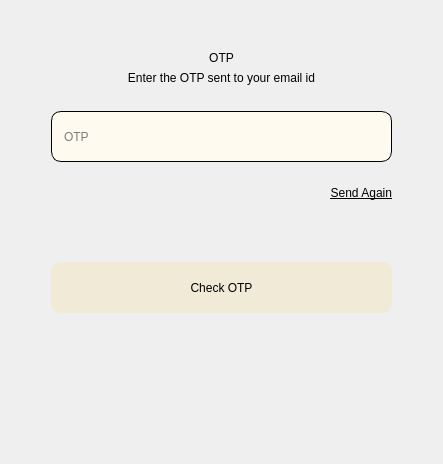
                  <widget class="QWidget" name="otp">
                      <layout class="QVBoxLayout" name="verticalLayout_9">
                          <item>
                              <spacer name="verticalSpacer_8">
                                  <property name="orientation">
                                      <enum>Qt::Vertical</enum>
                                  </property>
                                  <property name="sizeType">
                                      <enum>QSizePolicy::Fixed</enum>
                                  </property>
                                  <property name="sizeHint" stdset="0">
                                      <size>
                                          <width>20</width>
                                          <height>40</height>
                                      </size>
                                  </property>
                              </spacer>
                          </item>
                          <item>
                              <widget class="QLabel" name="otp_2">
                                  <property name="styleSheet">
                                      <string notr="true">font: 36pt &quot;MS Shell Dlg 2&quot;;
color:rgb(0,0,0);</string>
                                  </property>
                                  <property name="text">
                                      <string>OTP</string>
                                  </property>
                                  <property name="alignment">
                                      <set>Qt::AlignCenter</set>
                                  </property>
                              </widget>
                          </item>
                          <item>
                              <widget class="QLabel" name="text_4">
                                  <property name="styleSheet">
                                      <string notr="true">font: 16pt &quot;MS Shell Dlg 2&quot;;
color:rgb(0,0,0);</string>
                                  </property>
                                  <property name="text">
                                      <string>Enter the OTP sent to your email id</string>
                                  </property>
                                  <property name="alignment">
                                      <set>Qt::AlignCenter</set>
                                  </property>
                                  <property name="wordWrap">
                                      <bool>true</bool>
                                  </property>
                              </widget>
                          </item>
                          <item>
                              <spacer name="verticalSpacer_15">
                                  <property name="orientation">
                                      <enum>Qt::Vertical</enum>
                                  </property>
                                  <property name="sizeType">
                                      <enum>QSizePolicy::Expanding</enum>
                                  </property>
                                  <property name="sizeHint" stdset="0">
                                      <size>
                                          <width>20</width>
                                          <height>20</height>
                                      </size>
                                  </property>
                              </spacer>
                          </item>
                          <item>
                              <layout class="QHBoxLayout" name="horizontalLayout_16">
                                  <item>
                                      <spacer name="horizontalSpacer_30">
                                          <property name="orientation">
                                              <enum>Qt::Horizontal</enum>
                                          </property>
                                          <property name="sizeHint" stdset="0">
                                              <size>
                                                  <width>40</width>
                                                  <height>20</height>
                                              </size>
                                          </property>
                                      </spacer>
                                  </item>
                                  <item>
                                      <layout class="QVBoxLayout" name="verticalLayout_6">
                                          <item>
                                              <widget class="QLineEdit" name="otp_field">
                                                  <property name="minimumSize">
                                                      <size>
                                                          <width>341</width>
                                                          <height>51</height>
                                                      </size>
                                                  </property>
                                                  <property name="styleSheet">
                                                      <string notr="true">background-color:rgba(0,0,0,0);
                                                  font: 14pt &quot;MS Shell Dlg 2&quot;;

                                                  background: #FFFAF0;
                                                  selection-background-color: black;
                                                  border-width: 1px;
                                                  border-style: solid;
                                                  border-color: black black black black;
                                                  border-radius: 10px;
                                                  padding: 2 10px;
                                              </string>
                                                  </property>
                                                  <property name="placeholderText">
                                                      <string>OTP</string>
                                                  </property>
                                              </widget>
                                          </item>
                                          <item>
                                              <spacer name="verticalSpacer_16">
                                                  <property name="orientation">
                                                      <enum>Qt::Vertical</enum>
                                                  </property>
                                                  <property name="sizeType">
                                                      <enum>QSizePolicy::Fixed</enum>
                                                  </property>
                                                  <property name="sizeHint" stdset="0">
                                                      <size>
                                                          <width>20</width>
                                                          <height>10</height>
                                                      </size>
                                                  </property>
                                              </spacer>
                                          </item>
                                          <item>
                                              <layout class="QHBoxLayout" name="horizontalLayout_15">
                                                  <item>
                                                      <spacer name="horizontalSpacer_25">
                                                          <property name="orientation">
                                                              <enum>Qt::Horizontal</enum>
                                                          </property>
                                                          <property name="sizeHint" stdset="0">
                                                              <size>
                                                                  <width>40</width>
                                                                  <height>20</height>
                                                              </size>
                                                          </property>
                                                      </spacer>
                                                  </item>
                                                  <item>
                                                      <widget class="QLabel" name="sendagain">
                                                          <property name="minimumSize">
                                                              <size>
                                                                  <width>0</width>
                                                                  <height>31</height>
                                                              </size>
                                                          </property>
                                                          <property name="cursor">
                                                              <cursorShape>PointingHandCursor</cursorShape>
                                                          </property>
                                                          <property name="styleSheet">
                                                              <string notr="true">font: 14pt &quot;MS Shell Dlg 2&quot;;
color:rgb(0,0,0);</string>
                                                          </property>
                                                          <property name="text">
                                                              <string>&lt;u&gt;Send Again&lt;/u&gt;</string>
                                                          </property>
                                                          <property name="textFormat">
                                                              <enum>Qt::MarkdownText</enum>
                                                          </property>
                                                          <property name="alignment">
                                                              <set>Qt::AlignRight|Qt::AlignTrailing|Qt::AlignVCenter
                                                              </set>
                                                          </property>
                                                      </widget>
                                                  </item>
                                              </layout>
                                          </item>
                                          <item>
                                              <widget class="QLabel" name="error_otp">
                                                  <property name="minimumSize">
                                                      <size>
                                                          <width>0</width>
                                                          <height>31</height>
                                                      </size>
                                                  </property>
                                                  <property name="styleSheet">
                                                      <string notr="true">font: 12pt &quot;MS Shell Dlg 2&quot;;
                                                          color:red;
                                                      </string>
                                                  </property>
                                                  <property name="text">
                                                      <string/>
                                                  </property>
                                              </widget>
                                          </item>
                                          <item>
                                              <spacer name="verticalSpacer_24">
                                                  <property name="orientation">
                                                      <enum>Qt::Vertical</enum>
                                                  </property>
                                                  <property name="sizeType">
                                                      <enum>QSizePolicy::Fixed</enum>
                                                  </property>
                                                  <property name="sizeHint" stdset="0">
                                                      <size>
                                                          <width>20</width>
                                                          <height>10</height>
                                                      </size>
                                                  </property>
                                              </spacer>
                                          </item>
                                          <item>
                                              <widget class="QPushButton" name="otp_button">
                                                  <property name="minimumSize">
                                                      <size>
                                                          <width>341</width>
                                                          <height>51</height>
                                                      </size>
                                                  </property>
                                                  <property name="cursor">
                                                      <cursorShape>PointingHandCursor</cursorShape>
                                                  </property>
                                                  <property name="styleSheet">
                                                      <string notr="true">border-radius:10px;
background-color:rgb(240, 234, 214);
font: 18pt &quot;MS Shell Dlg 2&quot;;</string>
                                                  </property>
                                                  <property name="text">
                                                      <string>Check OTP</string>
                                                  </property>
                                              </widget>
                                          </item>
                                      </layout>
                                  </item>
                                  <item>
                                      <spacer name="horizontalSpacer_32">
                                          <property name="orientation">
                                              <enum>Qt::Horizontal</enum>
                                          </property>
                                          <property name="sizeHint" stdset="0">
                                              <size>
                                                  <width>40</width>
                                                  <height>20</height>
                                              </size>
                                          </property>
                                      </spacer>
                                  </item>
                              </layout>
                          </item>
                          <item>
                              <widget class="QLabel" name="success_otp">
                                  <property name="styleSheet">
                                      <string notr="true">font: 12pt &quot;MS Shell Dlg 2&quot;; color:green;</string>
                                  </property>
                                  <property name="text">
                                      <string/>
                                  </property>
                              </widget>
                          </item>
                          <item>
                              <spacer name="verticalSpacer_12">
                                  <property name="orientation">
                                      <enum>Qt::Vertical</enum>
                                  </property>
                                  <property name="sizeType">
                                      <enum>QSizePolicy::Fixed</enum>
                                  </property>
                                  <property name="sizeHint" stdset="0">
                                      <size>
                                          <width>20</width>
                                          <height>120</height>
                                      </size>
                                  </property>
                              </spacer>
                          </item>
                      </layout>
                  </widget>
